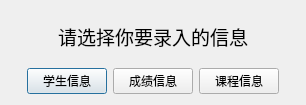
<?xml version="1.0" encoding="UTF-8"?>
<ui version="4.0">
 <class>selectDialog</class>
 <widget class="QDialog" name="selectDialog">
  <property name="geometry">
   <rect>
    <x>0</x>
    <y>0</y>
    <width>306</width>
    <height>105</height>
   </rect>
  </property>
  <property name="windowTitle">
   <string>Dialog</string>
  </property>
  <property name="windowIcon">
   <iconset resource="resources.qrc">
    <normaloff>:/new/prefix1/student.JPG</normaloff>:/new/prefix1/student.JPG</iconset>
  </property>
  <layout class="QVBoxLayout" name="verticalLayout_2">
   <item>
    <layout class="QVBoxLayout" name="verticalLayout">
     <item>
      <widget class="QLabel" name="label">
       <property name="text">
        <string>&lt;html&gt;&lt;head/&gt;&lt;body&gt;&lt;p align=&quot;center&quot;&gt;&lt;span style=&quot; font-size:14pt;&quot;&gt;请选择你要录入的信息&lt;/span&gt;&lt;/p&gt;&lt;/body&gt;&lt;/html&gt;</string>
       </property>
      </widget>
     </item>
     <item>
      <layout class="QHBoxLayout" name="horizontalLayout">
       <item>
        <spacer name="horizontalSpacer_2">
         <property name="orientation">
          <enum>Qt::Horizontal</enum>
         </property>
         <property name="sizeHint" stdset="0">
          <size>
           <width>40</width>
           <height>20</height>
          </size>
         </property>
        </spacer>
       </item>
       <item>
        <widget class="QPushButton" name="stuDataButton">
         <property name="text">
          <string>学生信息</string>
         </property>
        </widget>
       </item>
       <item>
        <widget class="QPushButton" name="gradeDataButton">
         <property name="text">
          <string>成绩信息</string>
         </property>
        </widget>
       </item>
       <item>
        <widget class="QPushButton" name="classDataButton">
         <property name="text">
          <string>课程信息</string>
         </property>
        </widget>
       </item>
       <item>
        <spacer name="horizontalSpacer_3">
         <property name="orientation">
          <enum>Qt::Horizontal</enum>
         </property>
         <property name="sizeHint" stdset="0">
          <size>
           <width>40</width>
           <height>20</height>
          </size>
         </property>
        </spacer>
       </item>
      </layout>
     </item>
    </layout>
   </item>
  </layout>
 </widget>
 <resources>
  <include location="resources.qrc"/>
 </resources>
 <connections/>
</ui>
